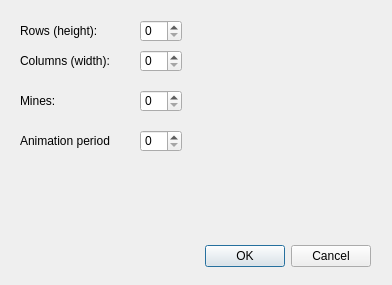
<?xml version="1.0" encoding="UTF-8"?>
<ui version="4.0">
 <class>MinesweeperSettings</class>
 <widget class="QDialog" name="MinesweeperSettings">
  <property name="geometry">
   <rect>
    <x>0</x>
    <y>0</y>
    <width>392</width>
    <height>285</height>
   </rect>
  </property>
  <property name="windowTitle">
   <string>Dialog</string>
  </property>
  <widget class="QDialogButtonBox" name="buttonBox">
   <property name="geometry">
    <rect>
     <x>30</x>
     <y>240</y>
     <width>341</width>
     <height>32</height>
    </rect>
   </property>
   <property name="orientation">
    <enum>Qt::Horizontal</enum>
   </property>
   <property name="standardButtons">
    <set>QDialogButtonBox::Cancel|QDialogButtonBox::Ok</set>
   </property>
  </widget>
  <widget class="QLabel" name="label_rows">
   <property name="geometry">
    <rect>
     <x>20</x>
     <y>20</y>
     <width>111</width>
     <height>21</height>
    </rect>
   </property>
   <property name="text">
    <string>Rows (height):</string>
   </property>
  </widget>
  <widget class="QLabel" name="label_cols">
   <property name="geometry">
    <rect>
     <x>20</x>
     <y>50</y>
     <width>111</width>
     <height>21</height>
    </rect>
   </property>
   <property name="text">
    <string>Columns (width):</string>
   </property>
  </widget>
  <widget class="QSpinBox" name="spinBox_rows">
   <property name="geometry">
    <rect>
     <x>140</x>
     <y>20</y>
     <width>42</width>
     <height>22</height>
    </rect>
   </property>
  </widget>
  <widget class="QSpinBox" name="spinBox_cols">
   <property name="geometry">
    <rect>
     <x>140</x>
     <y>50</y>
     <width>42</width>
     <height>22</height>
    </rect>
   </property>
  </widget>
  <widget class="QLabel" name="label_mines">
   <property name="geometry">
    <rect>
     <x>20</x>
     <y>90</y>
     <width>111</width>
     <height>21</height>
    </rect>
   </property>
   <property name="text">
    <string>Mines:</string>
   </property>
  </widget>
  <widget class="QSpinBox" name="spinBox_mines">
   <property name="geometry">
    <rect>
     <x>140</x>
     <y>90</y>
     <width>42</width>
     <height>22</height>
    </rect>
   </property>
  </widget>
  <widget class="QLabel" name="label_animationPeriod">
   <property name="geometry">
    <rect>
     <x>20</x>
     <y>130</y>
     <width>111</width>
     <height>21</height>
    </rect>
   </property>
   <property name="text">
    <string>Animation period</string>
   </property>
  </widget>
  <widget class="QSpinBox" name="spinBox_animationPeriod">
   <property name="geometry">
    <rect>
     <x>140</x>
     <y>130</y>
     <width>42</width>
     <height>22</height>
    </rect>
   </property>
  </widget>
 </widget>
 <resources/>
 <connections>
  <connection>
   <sender>buttonBox</sender>
   <signal>accepted()</signal>
   <receiver>MinesweeperSettings</receiver>
   <slot>accept()</slot>
   <hints>
    <hint type="sourcelabel">
     <x>248</x>
     <y>254</y>
    </hint>
    <hint type="destinationlabel">
     <x>157</x>
     <y>274</y>
    </hint>
   </hints>
  </connection>
  <connection>
   <sender>buttonBox</sender>
   <signal>rejected()</signal>
   <receiver>MinesweeperSettings</receiver>
   <slot>reject()</slot>
   <hints>
    <hint type="sourcelabel">
     <x>316</x>
     <y>260</y>
    </hint>
    <hint type="destinationlabel">
     <x>286</x>
     <y>274</y>
    </hint>
   </hints>
  </connection>
 </connections>
</ui>
